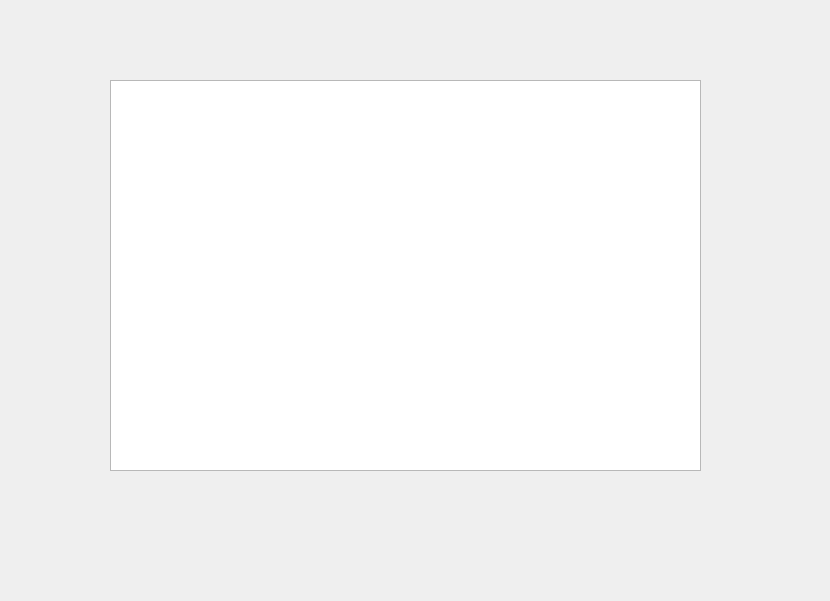
<?xml version="1.0" encoding="UTF-8"?>
<ui version="4.0">
 <class>graph</class>
 <widget class="QWidget" name="graph">
  <property name="geometry">
   <rect>
    <x>0</x>
    <y>0</y>
    <width>830</width>
    <height>601</height>
   </rect>
  </property>
  <property name="windowTitle">
   <string>Form</string>
  </property>
  <widget class="QGraphicsView" name="graphicsView">
   <property name="geometry">
    <rect>
     <x>110</x>
     <y>80</y>
     <width>591</width>
     <height>391</height>
    </rect>
   </property>
  </widget>
 </widget>
 <resources/>
 <connections/>
</ui>
